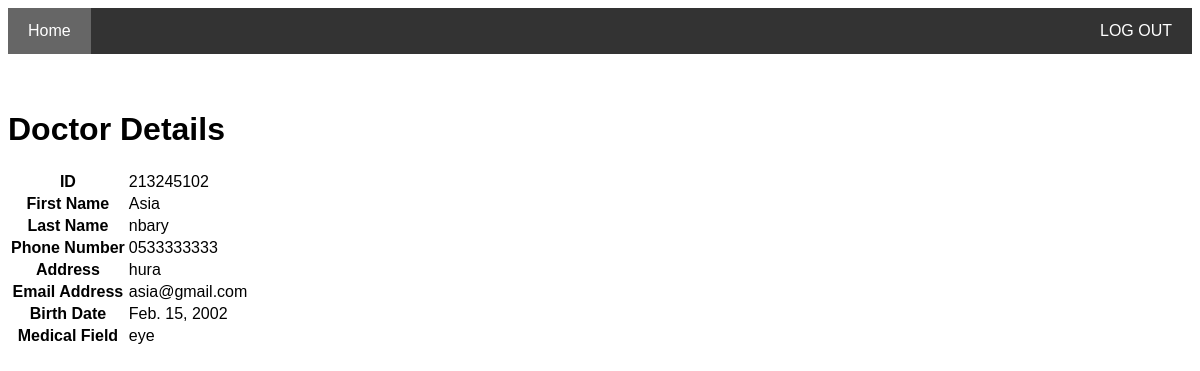
Before: /doctor_detail/213245102/ with the older database file.
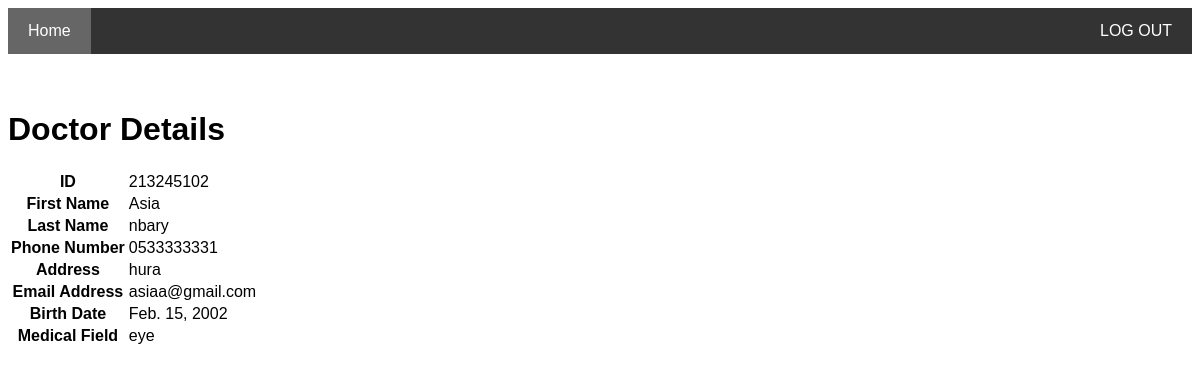
After: the same page with the newer database file.
### core/models.py (models this page shows)
class doctor_a(models.Model):
    DoctorID=models.CharField(max_length=9, primary_key=True)
    First_name=models.CharField(max_length=20,null = True)
    Last_name=models.CharField(max_length=20,null = True)
    Phone_Number1=models.CharField(max_length=10, null=True)
    Address=models.CharField(max_length=50,null=True)
    Email_Address=models.CharField(max_length=30,null=True)
    Birth_Date=models.DateField(null=True)
    Medical_Field=models.CharField(max_length=20,null=True)
    File_Diploma=models.FileField(blank=True,null=True)
    password_Doctor=models.CharField(max_length=20,null = True)
    class Meta:
        db_table = 'doctor_a'

### core/views.py (the view)
# urls.py: path('doctor_detail/<int:DoctorID>/', doctorDetailView.as_view(), name='doctor_detail'),
class doctorDetailView(TemplateView):
    template_name = 'doctor_detail.html'
    def get_context_data(self, **kwargs):
        context = super().get_context_data(**kwargs)
        context['Doctor'] = doctor_a.objects.get(pk=kwargs['DoctorID'])
        return context

### Templates/doctor_detail.html (shortened to what this page needs)
<!DOCTYPE html>
<html>
<div class="navbar">
    <a href="{% url 'admin_profile'%} " class="active">Home</a>
    <a href="#" class="right">LOG OUT</a>
  </div>
<br>
<br>
<h1>Doctor Details</h1>
<table class="table">
  <tbody>
    <tr>
      <th scope="row">ID</th>
      <td>{{ Doctor.DoctorID }}</td>
    </tr>
    <tr>
      <th scope="row">First Name</th>
      <td>{{ Doctor.First_name }}</td>
    </tr>
    <tr>
      <th scope="row">Last Name</th>
      <td>{{ Doctor.Last_name }}</td>
    </tr>
    <tr>
      <th scope="row">Phone Number</th>
      <td>{{ Doctor.Phone_Number1 }}</td>
    </tr>
    <tr>
      <th scope="row">Address</th>
      <td>{{ Doctor.Address }}</td>
    </tr>
    <tr>
      <th scope="row">Email Address</th>
      <td>{{ Doctor.Email_Address }}</td>
    </tr>
    <tr>
      <th scope="row">Birth Date</th>
      <td>{{ Doctor.Birth_Date }}</td>
    </tr>
    <tr>
      <th scope="row">Medical Field</th>
      <td>{{ Doctor.Medical_Field }}</td>
    </tr>
  </tbody>
</table>

Changed rows visible on the page:
changed doctor_a "Asia": Phone_Number1 "0533333333" → "0533333331"; Email_Address "asia@gmail.com" → "asiaa@gmail.com"
